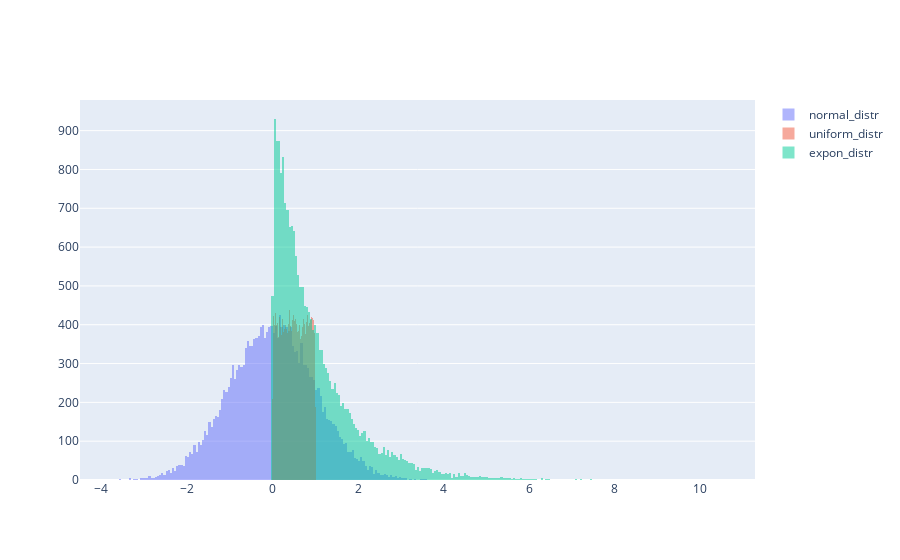

The cell this chart's notebook holds for it:
### Code cell
fig = go.Figure()
fig.add_trace(go.Histogram(x=normal_distr, name='normal_distr',))
fig.add_trace(go.Histogram(x=uniform_distr, name='uniform_distr'))
fig.add_trace(go.Histogram(x=expon_distr, name='expon_distr'))

# Overlay both histograms
fig.update_layout(barmode='overlay')
# Reduce opacity to see both histograms
fig.update_traces(opacity=0.5)
fig.show()

### Figure 1 — Plotly figure (JSON) as saved in the notebook; plotly's stock layout.template omitted (floating-point values rounded to 4 significant figures; data arrays with more than 128 entries replaced by an {"elided": "..."} marker saying what was removed)
{"data": [{"name": "normal_distr", "opacity": 0.5, "type": "histogram", "x": {"elided": "19996 float values"}}, {"name": "uniform_distr", "opacity": 0.5, "type": "histogram", "x": {"elided": "19996 float values"}}, {"name": "expon_distr", "opacity": 0.5, "type": "histogram", "x": {"elided": "19996 float values"}}], "layout": {"barmode": "overlay"}}
